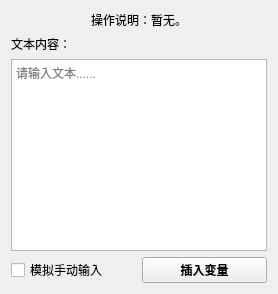
       <widget class="QWidget" name="tab_6">
        <attribute name="title">
         <string>文本输入</string>
        </attribute>
        <layout class="QGridLayout" name="gridLayout_48">
         <item row="2" column="0">
          <widget class="QCheckBox" name="checkBox_2">
           <property name="text">
            <string>模拟手动输入</string>
           </property>
          </widget>
         </item>
         <item row="0" column="0" colspan="2">
          <widget class="QLabel" name="label_91">
           <property name="sizePolicy">
            <sizepolicy hsizetype="Preferred" vsizetype="Preferred">
             <horstretch>0</horstretch>
             <verstretch>0</verstretch>
            </sizepolicy>
           </property>
           <property name="text">
            <string>操作说明：暂无。</string>
           </property>
           <property name="alignment">
            <set>Qt::AlignCenter</set>
           </property>
           <property name="wordWrap">
            <bool>false</bool>
           </property>
           <property name="margin">
            <number>0</number>
           </property>
           <property name="indent">
            <number>-1</number>
           </property>
           <property name="openExternalLinks">
            <bool>false</bool>
           </property>
          </widget>
         </item>
         <item row="2" column="1">
          <widget class="QPushButton" name="pushButton_28">
           <property name="font">
            <font>
             <family>微软雅黑</family>
             <weight>75</weight>
             <bold>true</bold>
            </font>
           </property>
           <property name="text">
            <string>插入变量</string>
           </property>
          </widget>
         </item>
         <item row="1" column="0" colspan="2">
          <layout class="QVBoxLayout" name="verticalLayout_8">
           <item>
            <widget class="QLabel" name="label_18">
             <property name="text">
              <string>文本内容：</string>
             </property>
            </widget>
           </item>
           <item>
            <widget class="QTextEdit" name="textEdit">
             <property name="html">
              <string>&lt;!DOCTYPE HTML PUBLIC &quot;-//W3C//DTD HTML 4.0//EN&quot; &quot;http://www.w3.org/TR/REC-html40/strict.dtd&quot;&gt;
&lt;html&gt;&lt;head&gt;&lt;meta name=&quot;qrichtext&quot; content=&quot;1&quot; /&gt;&lt;style type=&quot;text/css&quot;&gt;
p, li { white-space: pre-wrap; }
&lt;/style&gt;&lt;/head&gt;&lt;body style=&quot; font-family:'微软雅黑','微软雅黑'; font-size:9pt; font-weight:400; font-style:normal;&quot;&gt;
&lt;p style=&quot;-qt-paragraph-type:empty; margin-top:0px; margin-bottom:0px; margin-left:0px; margin-right:0px; -qt-block-indent:0; text-indent:0px; font-family:'黑体,黑体';&quot;&gt;&lt;br /&gt;&lt;/p&gt;&lt;/body&gt;&lt;/html&gt;</string>
             </property>
             <property name="placeholderText">
              <string>请输入文本......</string>
             </property>
            </widget>
           </item>
          </layout>
         </item>
        </layout>
       </widget>
